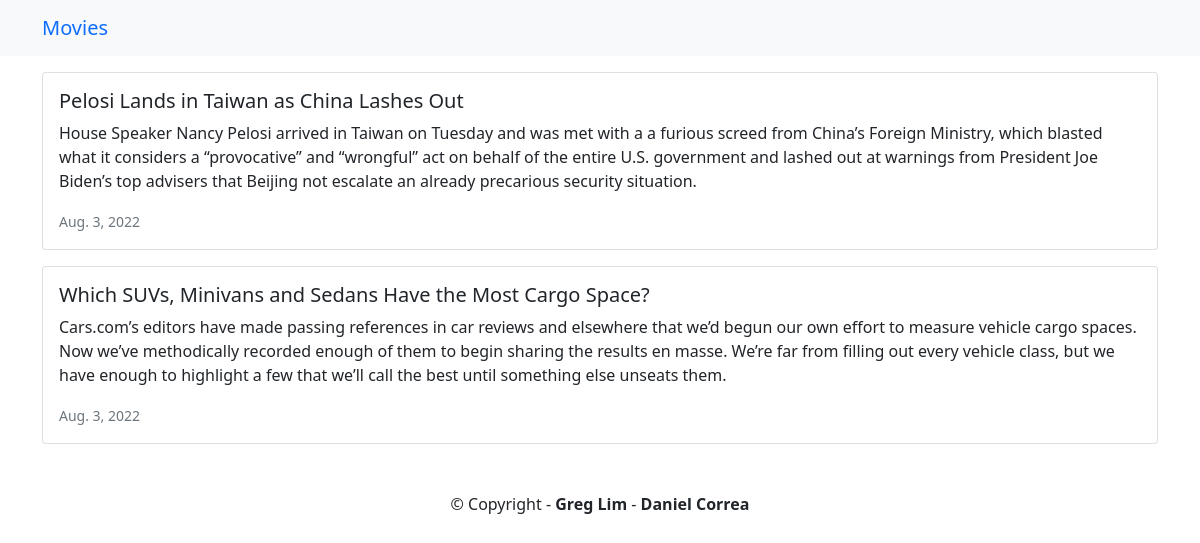
Page /news/ on the committed database.
### news/models.py (models this page shows, shortened)
class News(models.Model):
    headline = models.CharField(max_length=200)
    body = models.TextField()
    date = models.DateField()

### news/views.py (the view)
# urls.py: path('news/', include('news.urls')),
def news(request):
    newss = News.objects.all()
    return render(request, 'news.html',{'newss':newss})

### news/templates/news.html
{% extends 'base.html' %}
{% block content %}
{% for news in newss %}
<div class="card mb-3">
    <div class="row g-0">
        <div>
            <div class="card-body">
                <h5 class="card-title">{{ news.headline}}</h5>
                <p class="card-text">{{ news.body }}</p>
                <p class="card-text"><small class="text-muted">
                        {{ news.date }}
                    </small></p>
            </div>
        </div>
    </div>
</div>
{% endfor %}
{% endblock content %}

### rows in the picture
News: headline "Pelosi Lands in Taiwan as China Lashes Out", body "House Speaker Nancy Pelosi arrived in Taiwan on Tuesday and was met with a a furious screed from China’s Foreign Ministry, which blasted what it considers a “provocative” and “wrongful” act on behalf of the entire U.S. government and lashed out at warnings from President Joe Biden’s top advisers that Beijing not escalate an already precarious security situation.", date "Aug. 3, 2022"
News: headline "Which SUVs, Minivans and Sedans Have the Most Cargo Space?", body "Cars.com’s editors have made passing references in car reviews and elsewhere that we’d begun our own effort to measure vehicle cargo spaces. Now we’ve methodically recorded enough of them to begin sharing the results en masse. We’re far from filling out every vehicle class, but we have enough to highlight a few that we’ll call the best until something else unseats them.", date "Aug. 3, 2022"
